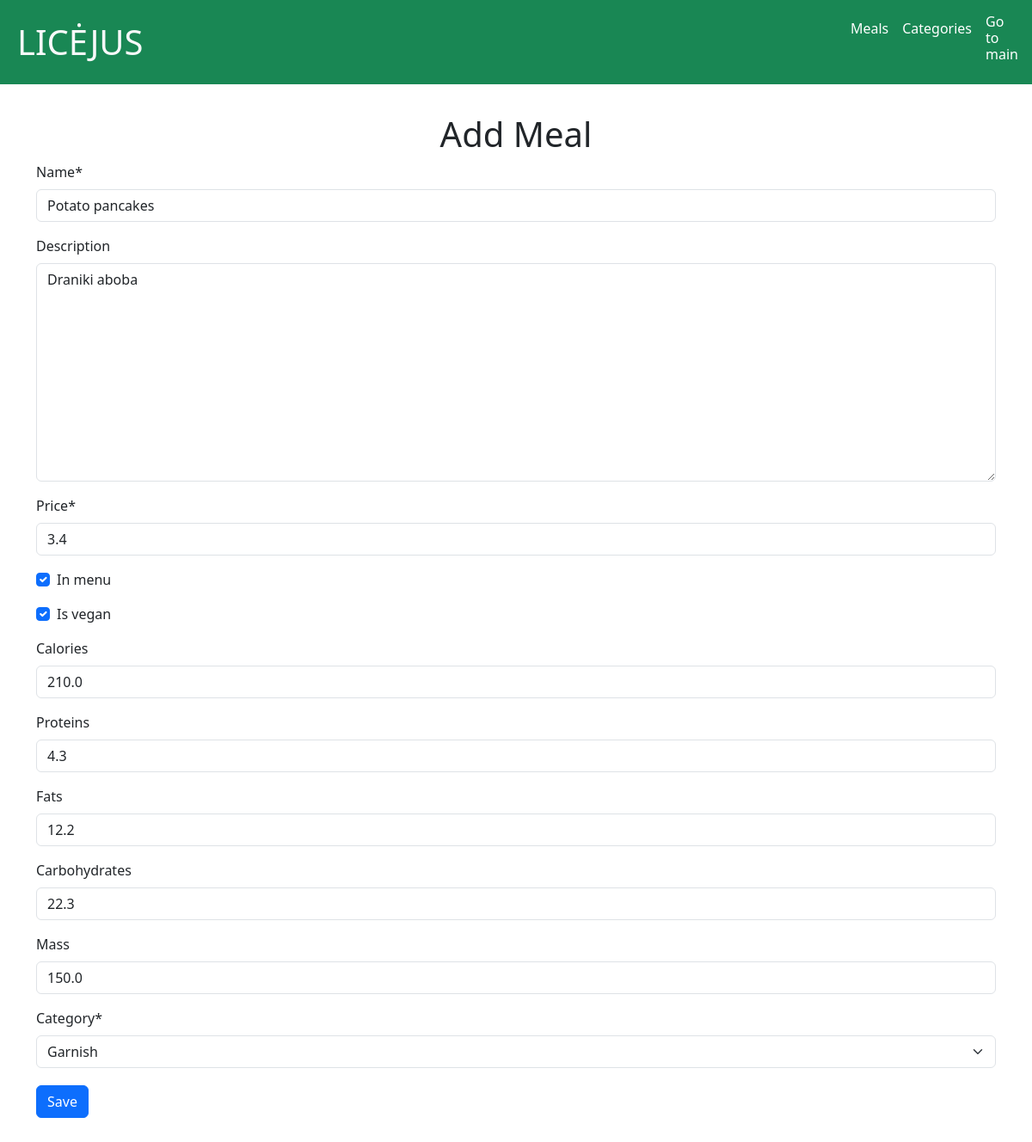
The app's page /staff/meal/update/4/ (signed in) with its own data.
### menu/models.py (models this page shows, shortened)
class Meal(models.Model):
    name = models.CharField(max_length=255)
    description = models.TextField(null=True, blank=True)
    price = models.FloatField()
    in_menu = models.BooleanField()
    is_vegan = models.BooleanField()
    calories = models.FloatField(null=True, blank=True)
    proteins = models.FloatField(null=True, blank=True)
    fats = models.FloatField(null=True, blank=True)
    carbohydrates = models.FloatField(null=True, blank=True)
    mass = models.FloatField(null=True, blank=True)
    category = models.ForeignKey(MealCategory, on_delete=models.CASCADE, to_field="name", null=True)

class MealCategory(models.Model):
    name = models.CharField(max_length=150, unique="True")
    def __str__(self):
        return self.name

### menu/staff_views.py (the view)
# urls.py: path('staff/meal/update/<int:meal_id>/', update_meal),
def update_meal(request, meal_id):
    meal = Meal.objects.get(id=meal_id)
    if request.user.is_staff:
        if request.method == "POST":
            form = MealForm(request.POST, instance=meal)
            if form.is_valid():
                form.save()
                return redirect("staff")
            messages.error(request, "Unsuccessful registration. Invalid information.")
        form = MealForm(instance=meal)
        template = loader.get_template('update_meal.html')
        context = {
            'form': form
        }
        return HttpResponse(template.render(context, request))
    else:
        return JsonResponse({'status': 'error'})

### menu/forms.py
class MealForm(forms.ModelForm):
    class Meta:
        model = Meal
        exclude = ["id",]

### menu/templates/update_meal.html (shortened to what this page needs)
{% extends "staff_master.html" %}
{% block content %}
    {% load crispy_forms_tags %}
    <div class="container py-5">
        <h1>Add Meal</h1>
        <form method="POST">
            {{ form|crispy }}
            <button class="btn btn-primary mt-1" type="submit">Save</button>
        </form>
    </div>
{% endblock %}

### menu/templates/staff_master.html (style rules this page uses)
h1 { margin: 0; text-align: center; }
body { margin: 0; }
input { font-size: 48px; }
input[type="text"] { white-space: pre-wrap; overflow-y: auto; word-wrap: break-word; line-break: loose; vertical-align: top; }

### records on screen
Meal: name "Potato pancakes", description "Draniki aboba", price "3.4", in_menu "☑", is_vegan "☑", calories "210.0", proteins "4.3", fats "12.2", carbohydrates "22.3", mass "150.0", category "Garnish"
